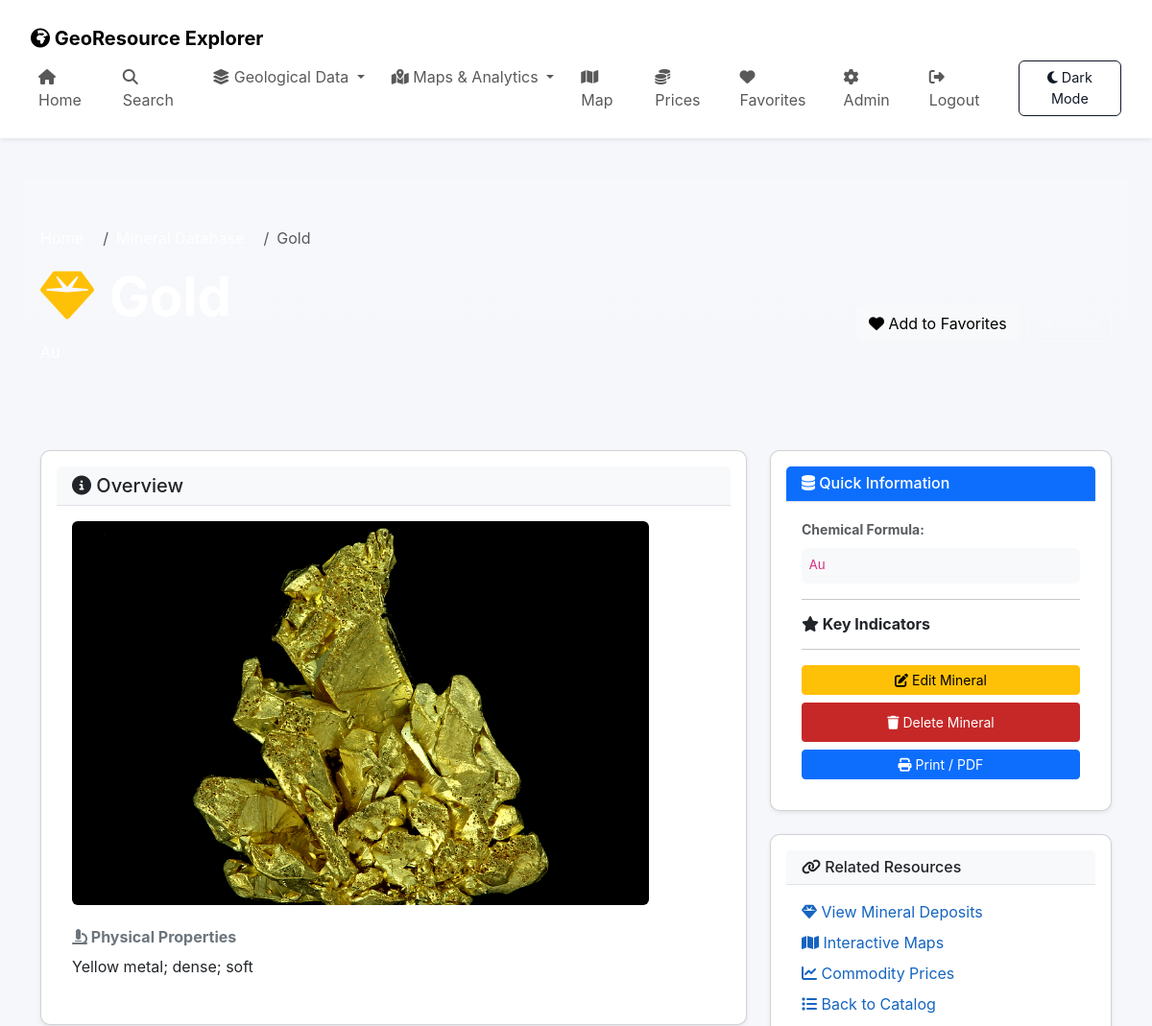
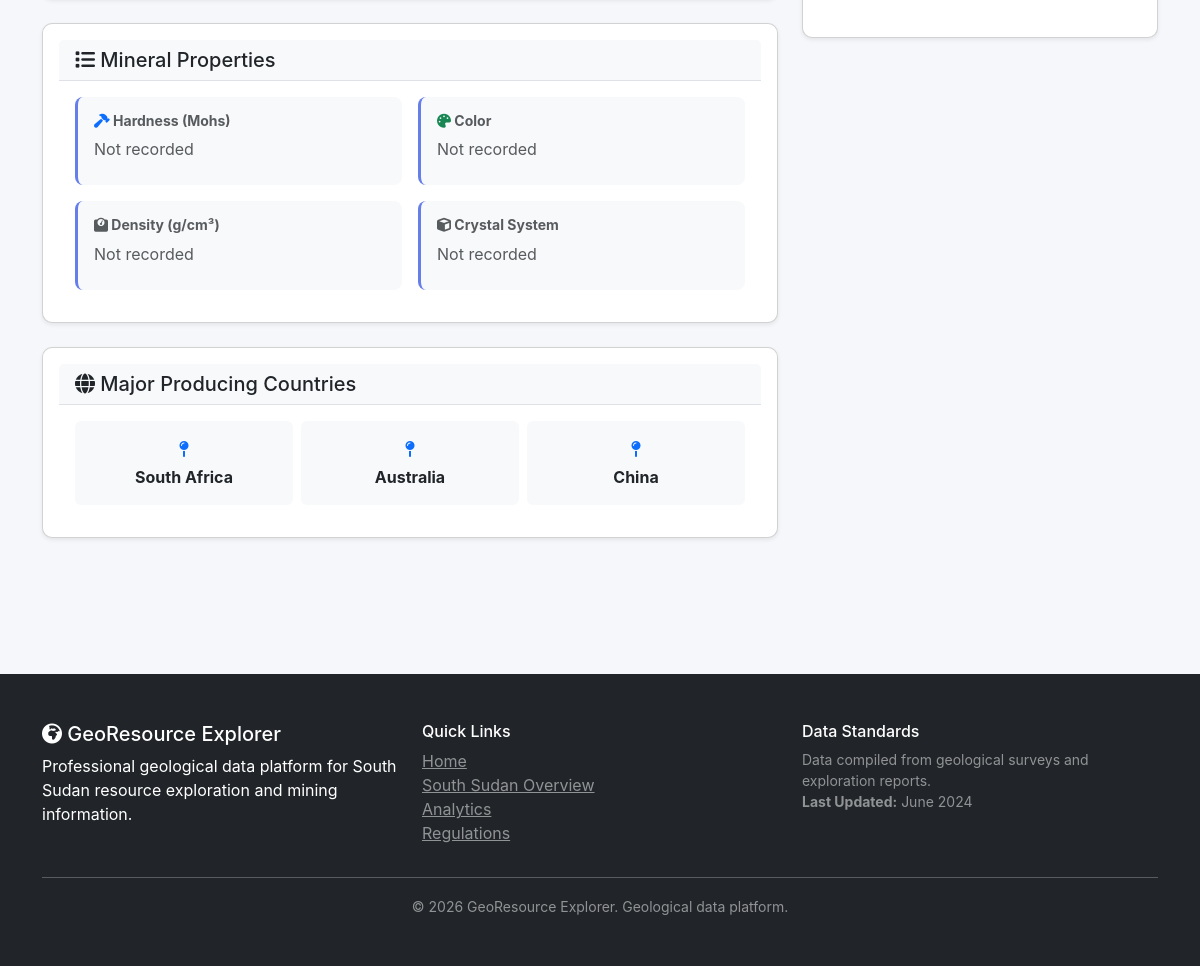
Screenshot of /mineral/1 (signed in) with the database file from the repository (2 pictures, top to bottom).
### tables this page shows
CREATE TABLE minerals (
                  id INTEGER PRIMARY KEY AUTOINCREMENT,
                  user_id INTEGER,
                  name TEXT NOT NULL,
                  formula TEXT,
                  properties TEXT,
                  uses TEXT,
                  economic TEXT,
                  countries TEXT,
                  image TEXT,
                  FOREIGN KEY(user_id) REFERENCES users(id)
                  );

### app/minerals.py (the view)
    @app.route("/mineral/<int:id>")
    @login_required
    def mineral(id):
        db = get_db()
        mineral = db.execute("SELECT * FROM minerals WHERE id = ?", (id,)).fetchone()
        if not mineral:
            return redirect("/minerals")
        return render_template("mineral.html", mineral=mineral)

### app/__init__.py (called while the page is built)
def create_app():
    instance_path = os.path.dirname(os.path.dirname(__file__))
    app = Flask(__name__,
                template_folder=os.path.join(instance_path, 'templates'),
                static_folder=os.path.join(instance_path, 'static'))
    app.secret_key = "your_secret_key_here"
    @app.context_processor
    def inject_admin():
        return dict(is_admin=is_admin())
    from .routes import register_routes
    register_routes(app)
    return app

### app/db.py (called while the page is built)
def get_db():
    db_path = os.path.join(os.path.dirname(os.path.dirname(__file__)), 'minerals.db')
    conn = sqlite3.connect(db_path, check_same_thread=False)
    conn.row_factory = sqlite3.Row
    return conn

### app/helpers.py (called while the page is built)
def login_required(f):
    @wraps(f)
    def decorated_function(*args, **kwargs):
        if session.get("user_id") is None:
            return redirect("/login")
        return f(*args, **kwargs)
    return decorated_function

### app/utils.py (called while the page is built)
def is_admin():
    if "user_id" not in session:
        return False
    db = get_db()
    user = db.execute(
        "SELECT is_admin FROM users WHERE id = ?",
        (session["user_id"],)
    ).fetchone()
    return user and user["is_admin"] == 1

### templates/mineral.html (shortened to what this page needs)
{% extends "layout.html" %}
{% block content %}
<div class="bg-gradient py-5 mb-4">
    <div class="container">
        <nav aria-label="breadcrumb">
            <ol class="breadcrumb breadcrumb-light mb-3">
                <li class="breadcrumb-item"><a href="{{ url_for('home') }}">Home</a></li>
                <li class="breadcrumb-item"><a href="{{ url_for('minerals') }}">Mineral Database</a></li>
                <li class="breadcrumb-item active">{{ mineral.name }}</li>
            </ol>
        </nav>
        <div class="row align-items-center">
            <div class="col-md-8">
                <h1 class="display-4 fw-bold mb-2">
                    <i class="fas fa-gem text-warning me-3"></i>{{ mineral.name }}
                </h1>
                <p class="lead text-white-50 mb-3">
                    <code class="text-white">{{ mineral.formula }}</code>
                </p>
            </div>
            <div class="col-md-4 text-md-end">
                <div class="d-flex gap-2 justify-content-md-end mt-3 mt-md-0">
                    <button class="btn btn-light" onclick="addToFavorites({{ mineral.id }}, '{{ mineral.name }}')">
                        <i class="fas fa-heart"></i> Add to Favorites
                    </button>
                    <button class="btn btn-outline-light" onclick="shareMineral('{{ mineral.name }}')">
                        <i class="fas fa-share-alt"></i> Share
                    </button>
                </div>
            </div>
        </div>
    </div>
</div>
<div class="container">
    <div class="row g-4 mb-5">
        <div class="col-lg-8">
            <div class="card shadow-sm mb-4">
                <div class="card-header bg-light border-bottom">
                    <h5 class="mb-0">
                        <i class="fas fa-info-circle"></i> Overview
                    </h5>
                </div>
                <div class="card-body">
                    {% if mineral.image %}
                    <img src="{{ mineral.image }}" alt="{{ mineral.name }}" class="img-fluid rounded mb-4" style="max-height: 400px;">
                    {% else %}
                    <div class="bg-light p-5 text-center rounded mb-4">
                        <i class="fas fa-image fa-3x text-muted"></i>
                    </div>
                    {% endif %}
                    {% if mineral.properties or mineral.primary_use %}
                    <div class="mb-3">
                        {% if mineral.properties %}
                        <h6 class="text-secondary fw-bold">
                            <i class="fas fa-microscope"></i> Physical Properties
                        </h6>
                        <p class="mb-3">{{ mineral.properties }}</p>
                        {% endif %}
                    </div>
                    {% endif %}
                </div>
            </div>
            <div class="card shadow-sm mb-4">
                <div class="card-header bg-light border-bottom">
                    <h5 class="mb-0">
                        <i class="fas fa-list"></i> Mineral Properties
                    </h5>
                </div>
                <div class="card-body">
                    <div class="row g-3">
                        <div class="col-md-6">
                            <div class="property-block">
                                <h6 class="text-muted fw-bold small">
                                    <i class="fas fa-hammer text-primary"></i> Hardness (Mohs)
                                </h6>
                                <p class="mb-2">
                                    {% if mineral.hardness %}
                                        {{ mineral.hardness }}
                                    {% else %}
                                        <span class="text-muted">Not recorded</span>
                                    {% endif %}
                                </p>
                            </div>
                        </div>
                        <div class="col-md-6">
                            <div class="property-block">
                                <h6 class="text-muted fw-bold small">
                                    <i class="fas fa-palette text-success"></i> Color
                                </h6>
                                <p class="mb-2">
                                    {% if mineral.color %}
                                        {{ mineral.color }}
                                    {% else %}
                                        <span class="text-muted">Not recorded</span>
                                    {% endif %}
                                </p>
                            </div>
                        </div>
                        <div class="col-md-6">
                            <div class="property-block">
                                <h6 class="text-muted fw-bold small">
                                    <i class="fas fa-weight"></i> Density (g/cm³)
                                </h6>
                                <p class="mb-2">
                                    {% if mineral.density %}
                                        {{ mineral.density }}
                                    {% else %}
                                        <span class="text-muted">Not recorded</span>
                                    {% endif %}
                                </p>
                            </div>
                        </div>
                        <div class="col-md-6">
                            <div class="property-block">
                                <h6 class="text-muted fw-bold small">
                                    <i class="fas fa-cube"></i> Crystal System
                                </h6>
                                <p class="mb-2">
                                    {% if mineral.crystal_system %}
                                        {{ mineral.crystal_system }}
                                    {% else %}
                                        <span class="text-muted">Not recorded</span>
                                    {% endif %}
                                </p>
                            </div>
                        </div>
                    </div>
                </div>
            </div>
            {% if mineral.countries %}
            <div class="card shadow-sm">
                <div class="card-header bg-light border-bottom">
                    <h5 class="mb-0">
                        <i class="fas fa-globe"></i> Major Producing Countries
                    </h5>
                </div>
                <div class="card-body">
                    <div class="row g-2">
                        {% for country in mineral.countries.split(',') %}
                        <div class="col-md-4">
                            <div class="p-3 bg-light rounded text-center">
                                <i class="fas fa-map-pin text-primary mb-2"></i>
                                <p class="mb-0 fw-bold">{{ country.strip() }}</p>
                            </div>
                        </div>
                        {% endfor %}
                    </div>
                </div>
            </div>
            {% endif %}
        </div>
        <div class="col-lg-4">
            <div class="card shadow-sm sticky-top mb-4" style="top: 80px;">
                <div class="card-header bg-primary text-white border-bottom">
                    <h6 class="mb-0">
                        <i class="fas fa-database"></i> Quick Information
                    </h6>
                </div>
                <div class="card-body">
                    <div class="mb-3">
                        <label class="text-muted fw-bold small">Chemical Formula:</label>
                        <code class="d-block mt-2 bg-light p-2 rounded">{{ mineral.formula }}</code>
                    </div>
                    <hr>
                    <div class="mb-3">
                        <h6 class="fw-bold mb-3">
                            <i class="fas fa-star"></i> Key Indicators
                        </h6>
                    </div>
                    <hr>
                    <div class="d-grid gap-2">
                        {% if is_admin %}
                        <a href="{{ url_for('admin_edit', id=mineral.id) }}" class="btn btn-warning btn-sm">
                            <i class="fas fa-edit"></i> Edit Mineral
                        </a>
                        <button type="button" class="btn btn-danger btn-sm" onclick="deleteMineral({{ mineral.id }})">
                            <i class="fas fa-trash"></i> Delete Mineral
                        </button>
                        {% endif %}
                        <button class="btn btn-primary btn-sm" onclick="window.print()">
                            <i class="fas fa-print"></i> Print / PDF
                        </button>
                    </div>
                </div>
            </div>
            <div class="card shadow-sm">
                <div class="card-header bg-light border-bottom">
                    <h6 class="mb-0">
                        <i class="fas fa-link"></i> Related Resources
                    </h6>
                </div>
                <div class="card-body">
                    <ul class="list-unstyled">
                        <li class="mb-2">
                            <a href="{{ url_for('deposits') }}" class="text-decoration-none">
                                <i class="fas fa-gem"></i> View Mineral Deposits
                            </a>
                        </li>
                        <li class="mb-2">
                            <a href="{{ url_for('map_sudan') }}" class="text-decoration-none">
                                <i class="fas fa-map"></i> Interactive Maps
                            </a>
                        </li>
                        <li class="mb-2">
                            <a href="{{ url_for('prices') }}" class="text-decoration-none">
                                <i class="fas fa-chart-line"></i> Commodity Prices
                            </a>
                        </li>
                        <li>
                            <a href="{{ url_for('minerals') }}" class="text-decoration-none">
                                <i class="fas fa-list"></i> Back to Catalog
                            </a>
                        </li>
                    </ul>
                </div>
            </div>
        </div>
    </div>
</div>
{% endblock %}

### static/style.css (style rules this page uses)
:root { --bg: #f5f7fb; --card: #ffffff; --text: #111827; --muted: #6b7280; --accent: #1565c0; --nav-text: #111827; }
* { box-sizing:border-box }
body { font-family:Inter, Arial, sans-serif; background:var(--bg); color:var(--text); margin:0 }
nav a { margin-right:12px;color:var(--nav-text);text-decoration:none;font-weight:500; }
.card { background:var(--card);padding:16px;border-radius:10px;box-shadow:0 6px 18px rgba(2,6,23,0.06);margin-bottom:16px }
input,textarea,button,select { padding:10px;border-radius:8px;border:1px solid rgba(15,23,42,0.06);font-size:0.95rem }
button { cursor:pointer;background:var(--accent);color:white;border:none }
ul { padding-left:18px }
a { color: var(--accent); }

### templates/mineral.html (style rules this page uses)
.bg-gradient { background: linear-gradient(135deg, #667eea 0%, #764ba2 100%); color: white; }
.breadcrumb-light .breadcrumb-item a { color: rgba(255, 255, 255, 0.8); }
.property-block { padding: 1rem; background-color: #f8f9fa; border-radius: 0.5rem; border-left: 3px solid #667eea; }
.sticky-top { z-index: 99; }

### rows the page displays
minerals: name "Gold", image (picture), properties "Yellow metal; dense; soft", formula "Au"

### other values shown
{{ country.strip() }} "South Africa" "Australia" "China"
